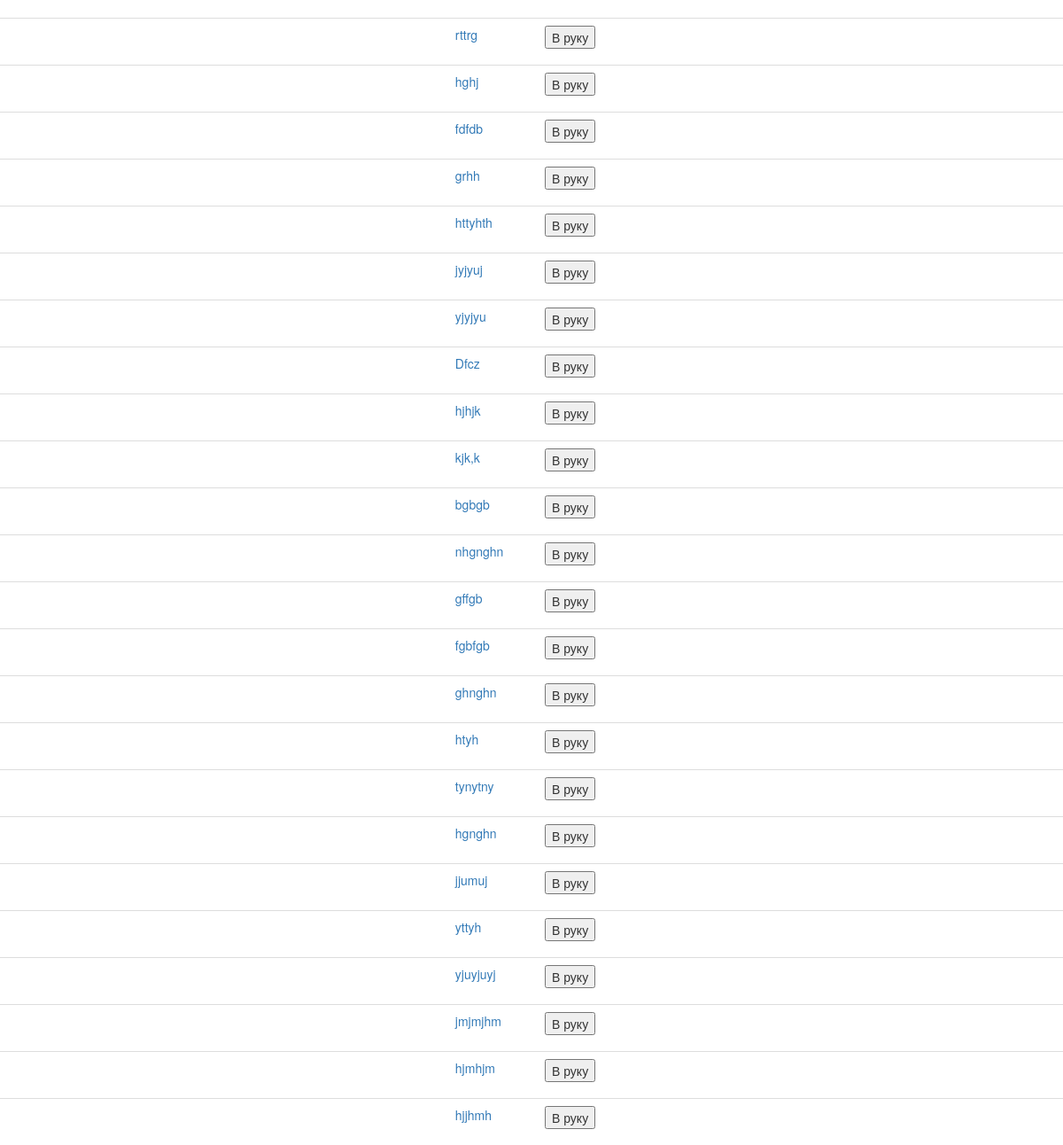
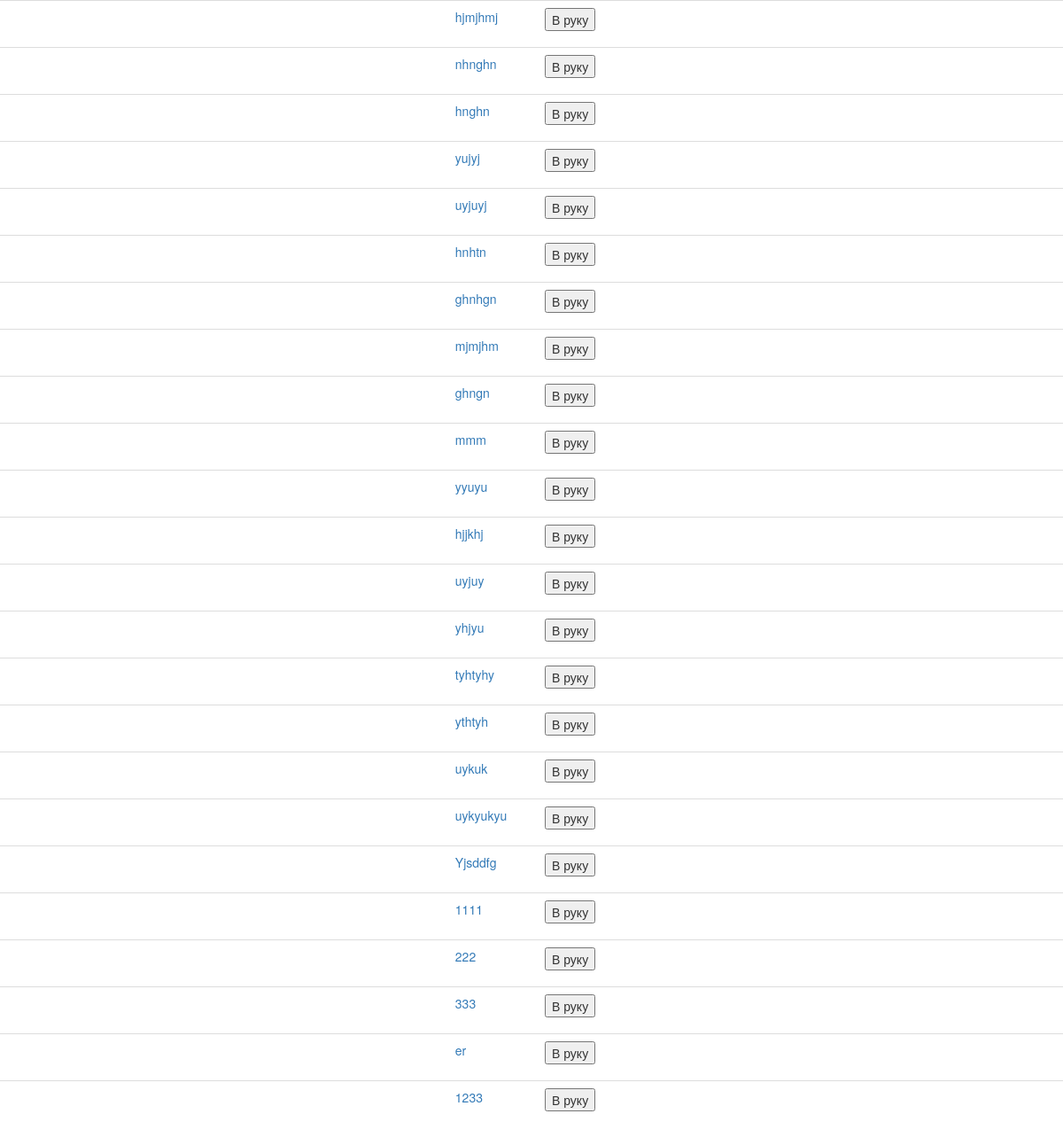
/get_recruits/1/, run on an earlier commit of the app's database (2 pictures, top to bottom).
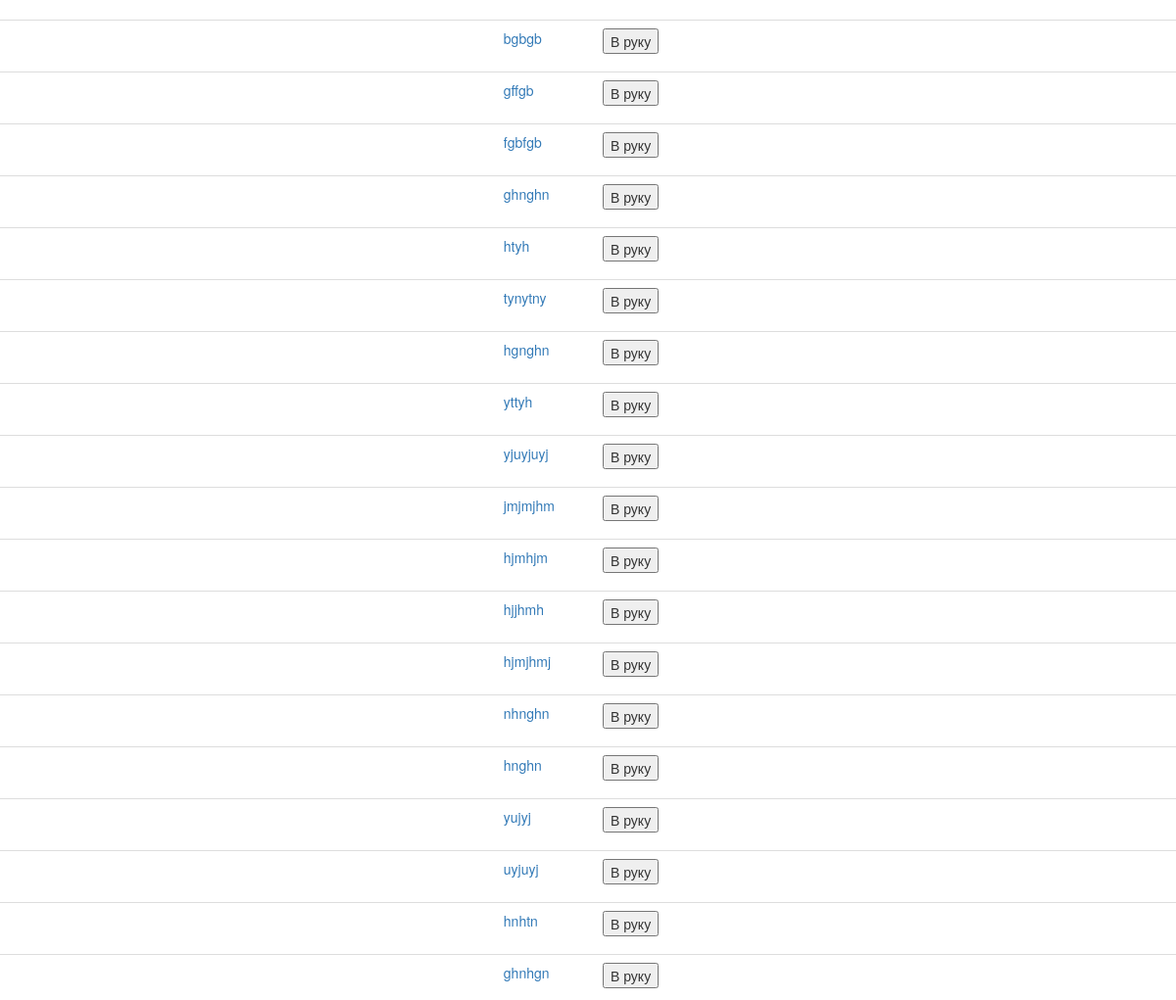
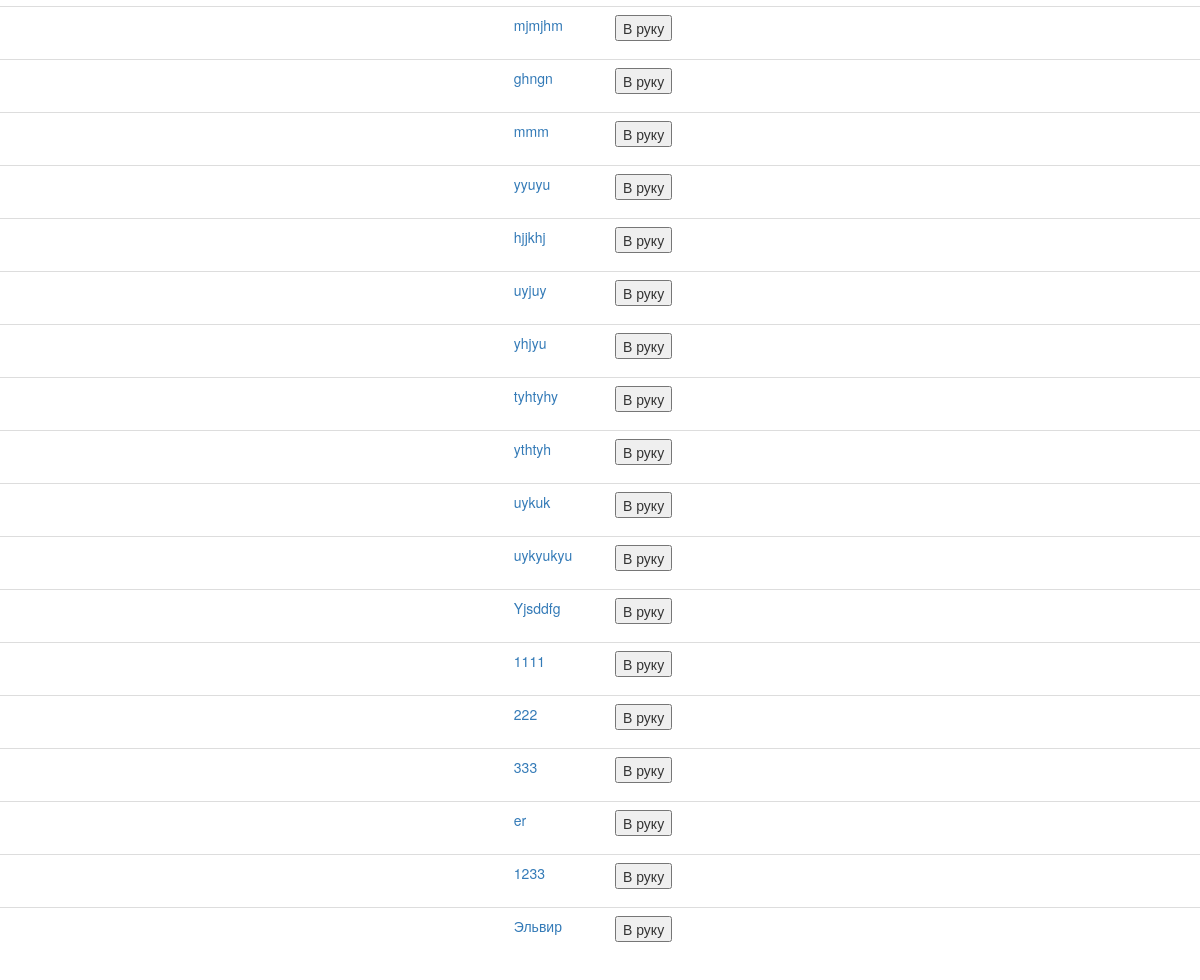
And on a later commit of the database (2 pictures, top to bottom).
### main/models.py (models this page shows, shortened)
class Recruit(models.Model):
    name = models.CharField(default='', max_length=32, verbose_name='Имя')
    planet = models.ForeignKey(Planet, on_delete=models.CASCADE, verbose_name='Планета')
    age = models.IntegerField(default=18, verbose_name='Возраст')
    email = models.CharField(default='', max_length=256, verbose_name='Email')
    master = models.ForeignKey(Sith, on_delete=models.CASCADE, null=True, blank=True)
    class Meta:
        verbose_name = 'Рекрут'
        verbose_name_plural = 'Рекруты'

### main/views.py (the view, shortened to what this page needs)
# urls.py: path('get_recruits/<int:id>/', get_recruits, name='get_recruits'),
def get_recruits(request, id, recid=False):
    if request.method == 'GET':
        recruits_all = Recruit.objects.filter(master__isnull=True)
        my_recruits = Recruit.objects.filter(master=Sith.objects.get(id=id))
        return render(request, 'get_recruit.html', {'recruits':recruits_all, 'my_recruits':my_recruits, 'sith':id})

### templates/get_recruit.html (shortened to what this page needs)
<!DOCTYPE html>
<html lang="en">
<head>
    {% load staticfiles %}
    <link href="/static/css/bootstrap.min.css" rel="stylesheet">
</head>
<body>
    <br>
    <table class="table">
    {% for i in recruits %}
        <tr>
            <td>
    <div class="row">
        <div class="col-md-5 col-xs-2"></div>
        <div class="col-md-1 col-xs-3">
            <p><a href="{% url 'view_recrut_details' id=i.id %}" target="_blank">{{ i.name }}</a> </p>
        </div>
        <div class="col-md-2 col-xs-3">
            <form action="{% url 'get_recruits' id=sith recid=i.id %}" method="post">
                <p><button>В руку</button></p>
            </form>
        </div>
    </div>
                </td>
        </tr>
    {% endfor %}
        </table>
</body>
</html>

What changed in the data, as far as the page shows it:
no longer on this page (row edited): Recruit: name "rttrg"
no longer on this page (row edited): Recruit: name "hghj"
no longer on this page (row edited): Recruit: name "fdfdb"
no longer on this page (row edited): Recruit: name "grhh"
no longer on this page (row edited): Recruit: name "httyhth"
no longer on this page (row edited): Recruit: name "jyjyuj"
no longer on this page (row edited): Recruit: name "yjyjyu"
no longer on this page (row edited): Recruit: name "Dfcz"
no longer on this page (row edited): Recruit: name "hjhjk"
no longer on this page (row edited): Recruit: name "kjk,k"
no longer on this page (row edited): Recruit: name "nhgnghn"
no longer on this page (row edited): Recruit: name "jjumuj"
added Recruit: name "Эльвир"
